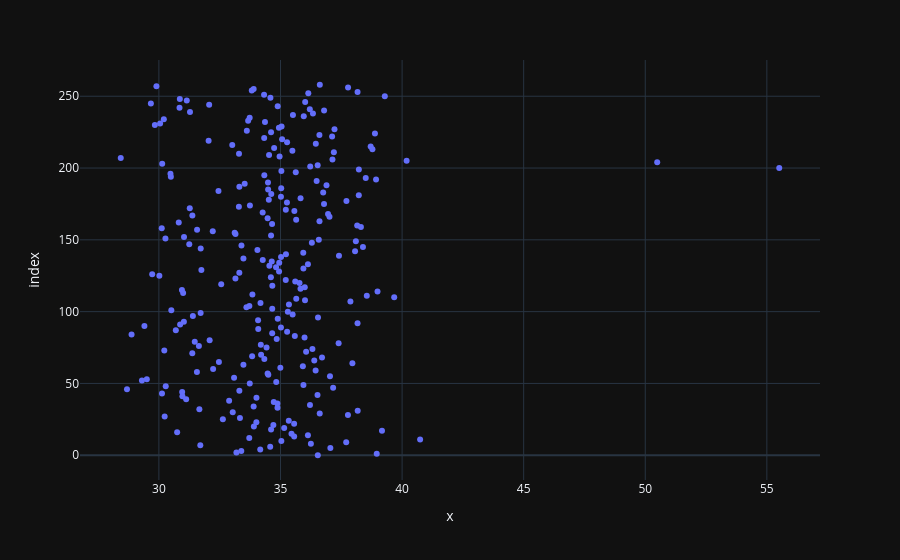
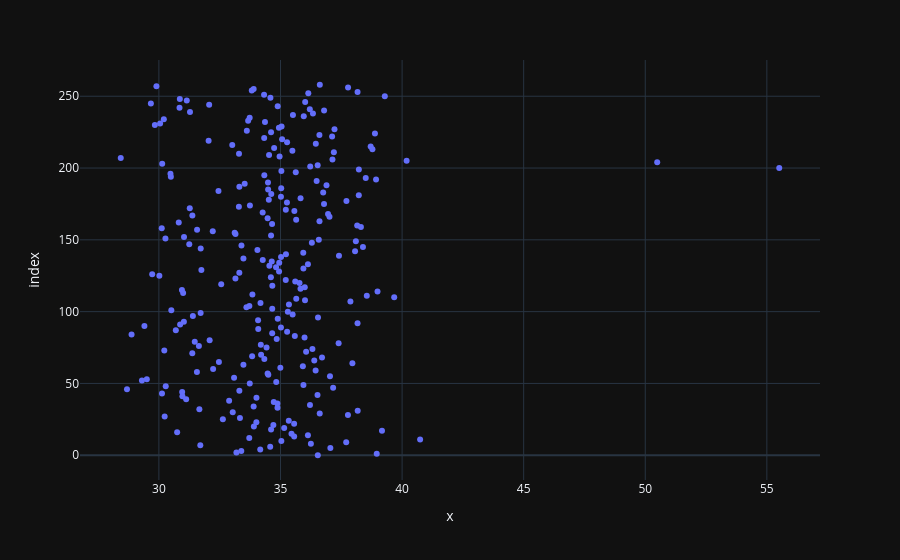

The code cell stored with these charts, in order, in its notebook:
### Code cell
fig = px.scatter(cds_counts, gc_counts)
fig.show()
fig.show()

### Figure 1 — Plotly figure (JSON) as saved in the notebook; plotly's stock layout.template omitted (floating-point values rounded to 4 significant figures; data arrays with more than 128 entries replaced by an {"elided": "..."} marker saying what was removed)
{"data": [{"hovertemplate": "x=%{x}<br>index=%{y}<extra></extra>", "legendgroup": "", "marker": {"color": "#636efa", "symbol": "circle"}, "mode": "markers", "name": "", "orientation": "h", "showlegend": false, "x": {"elided": "259 float values"}, "xaxis": "x", "y": {"elided": "259 int values"}, "yaxis": "y", "type": "scatter"}], "layout": {"xaxis": {"anchor": "y", "domain": [0.0, 1.0], "title": {"text": "x"}}, "yaxis": {"anchor": "x", "domain": [0.0, 1.0], "title": {"text": "index"}}, "legend": {"tracegroupgap": 0}, "margin": {"t": 60}}}

### Figure 2 — Plotly figure (JSON) as saved in the notebook; plotly's stock layout.template omitted (floating-point values rounded to 4 significant figures; data arrays with more than 128 entries replaced by an {"elided": "..."} marker saying what was removed)
{"data": [{"hovertemplate": "x=%{x}<br>index=%{y}<extra></extra>", "legendgroup": "", "marker": {"color": "#636efa", "symbol": "circle"}, "mode": "markers", "name": "", "orientation": "h", "showlegend": false, "x": {"elided": "259 float values"}, "xaxis": "x", "y": {"elided": "259 int values"}, "yaxis": "y", "type": "scatter"}], "layout": {"xaxis": {"anchor": "y", "domain": [0.0, 1.0], "title": {"text": "x"}}, "yaxis": {"anchor": "x", "domain": [0.0, 1.0], "title": {"text": "index"}}, "legend": {"tracegroupgap": 0}, "margin": {"t": 60}}}
